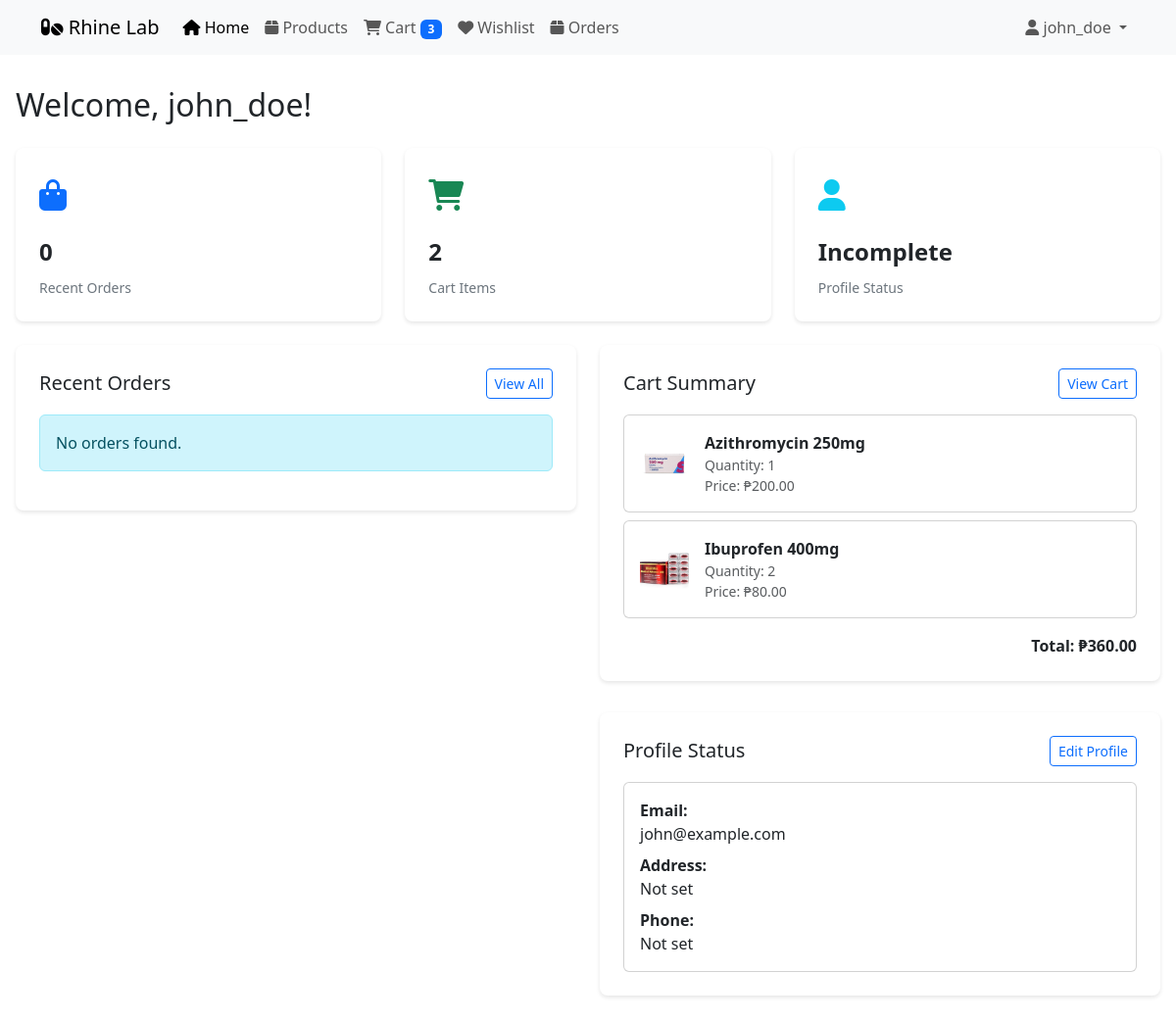
The page /user_dashboard.php (signed in) on the database its author committed.
### tables this page shows
CREATE TABLE `cart` (
  `cart_id` int(11) NOT NULL AUTO_INCREMENT,
  `account_id` int(11) NOT NULL,
  `product_id` int(11) NOT NULL,
  `quantity` int(11) NOT NULL,
  `created_at` timestamp DEFAULT CURRENT_TIMESTAMP,
  PRIMARY KEY (`cart_id`),
  FOREIGN KEY (`account_id`) REFERENCES `accounts`(`account_id`),
  FOREIGN KEY (`product_id`) REFERENCES `products`(`product_id`)
);

CREATE TABLE `products` (
  `product_id` int(11) NOT NULL AUTO_INCREMENT,
  `category_id` int(11) NOT NULL,
  `name` varchar(100) NOT NULL,
  `description` text,
  `price` decimal(10,2) NOT NULL,
  `stock` int(11) NOT NULL DEFAULT 0,
  `image_url` varchar(255),
  `manufacturer` varchar(100),
  `expiry_date` date,
  `created_at` timestamp DEFAULT CURRENT_TIMESTAMP,
  PRIMARY KEY (`product_id`),
  FOREIGN KEY (`category_id`) REFERENCES `categories`(`category_id`)
);

CREATE TABLE `accounts` (
  `account_id` int(11) NOT NULL AUTO_INCREMENT,
  `username` varchar(50) NOT NULL,
  `email` varchar(100) NOT NULL,
  `password` varchar(255) NOT NULL,
  `role` enum('Admin','User') NOT NULL DEFAULT 'User',
  `created_at` timestamp DEFAULT CURRENT_TIMESTAMP,
  PRIMARY KEY (`account_id`),
  UNIQUE KEY `email` (`email`)
);

### user_dashboard.php (the view, shortened to what this page needs)
<?php
require_once("db.php");
$query = "
    SELECT o.*,
           COUNT(oi.order_item_id) as total_items,
           SUM(oi.quantity) as total_quantity
    FROM orders o
    LEFT JOIN order_items oi ON o.order_id = oi.order_id
    WHERE o.account_id = ?
    GROUP BY o.order_id
    ORDER BY o.created_at DESC
    LIMIT 5";
$stmt = $mysqli->prepare($query);
$stmt->bind_param("i", $_SESSION['id']);
$stmt->execute();
$recent_orders = $stmt->get_result()->fetch_all(MYSQLI_ASSOC);
$query = "
    SELECT c.*, p.name, p.price, p.image_url
    FROM cart c
    JOIN products p ON c.product_id = p.product_id
    WHERE c.account_id = ?";
$stmt = $mysqli->prepare($query);
$stmt->bind_param("i", $_SESSION['id']);
$stmt->execute();
$cart_items = $stmt->get_result()->fetch_all(MYSQLI_ASSOC);
$cart_total = 0;
foreach ($cart_items as $item) {
    $cart_total += $item['price'] * $item['quantity'];
}
$query = "
    SELECT a.*, up.address, up.phone
    FROM accounts a
    LEFT JOIN user_profiles up ON a.account_id = up.account_id
    WHERE a.account_id = ?";
$stmt = $mysqli->prepare($query);
$stmt->bind_param("i", $_SESSION['id']);
$stmt->execute();
$user = $stmt->get_result()->fetch_assoc();
?>
<!DOCTYPE html>
<html lang="en">
<head>
    <link href="https://cdn.jsdelivr.net/npm/bootstrap@5.3.0/dist/css/bootstrap.min.css" rel="stylesheet">
    <link rel="stylesheet" href="https://cdnjs.cloudflare.com/ajax/libs/font-awesome/6.0.0/css/all.min.css">
</head>
<body>
    <?php include 'navbar.php'; ?>
    <div class="dashboard-container">
        <h1 class="h2 mb-4">Welcome, <?php echo htmlspecialchars($_SESSION['name']); ?>!</h1>
        <div class="row g-4 mb-4">
            <div class="col-md-4">
                <div class="stat-card">
                    <div class="stat-icon text-primary">
                        <i class="fas fa-shopping-bag"></i>
                    </div>
                    <div class="stat-value"><?php echo count($recent_orders); ?></div>
                    <div class="stat-label">Recent Orders</div>
                </div>
            </div>
            <div class="col-md-4">
                <div class="stat-card">
                    <div class="stat-icon text-success">
                        <i class="fas fa-shopping-cart"></i>
                    </div>
                    <div class="stat-value"><?php echo count($cart_items); ?></div>
                    <div class="stat-label">Cart Items</div>
                </div>
            </div>
            <div class="col-md-4">
                <div class="stat-card">
                    <div class="stat-icon text-info">
                        <i class="fas fa-user"></i>
                    </div>
                    <div class="stat-value"><?php echo $user['address'] ? 'Complete' : 'Incomplete'; ?></div>
                    <div class="stat-label">Profile Status</div>
                </div>
            </div>
        </div>
        <div class="row">
            <div class="col-md-6">
                <div class="dashboard-section">
                    <div class="d-flex justify-content-between align-items-center mb-3">
                        <h3 class="h5 mb-0">Recent Orders</h3>
                        <a href="orders.php" class="btn btn-outline-primary btn-sm">View All</a>
                    </div>
                    <?php if (empty($recent_orders)): ?>
                        <div class="alert alert-info">No orders found.</div>
                    <?php endif; ?>
                </div>
            </div>
            <div class="col-md-6">
                <div class="dashboard-section">
                    <div class="d-flex justify-content-between align-items-center mb-3">
                        <h3 class="h5 mb-0">Cart Summary</h3>
                        <a href="cart.php" class="btn btn-outline-primary btn-sm">View Cart</a>
                    </div>
                    <?php if (empty($cart_items)): ?>
                        <div class="alert alert-info">Your cart is empty.</div>
                    <?php else: ?>
                        <?php foreach ($cart_items as $item): ?>
                            <div class="card mb-2">
                                <div class="card-body">
                                    <div class="d-flex align-items-center">
                                        <img src="<?php echo htmlspecialchars($item['image_url']); ?>"
                                             alt="<?php echo htmlspecialchars($item['name']); ?>"
                                             class="me-3" style="width: 50px; height: 50px; object-fit: cover;">
                                        <div>
                                            <strong><?php echo htmlspecialchars($item['name']); ?></strong>
                                            <div class="text-muted small">
                                                Quantity: <?php echo $item['quantity']; ?><br>
                                                Price: ₱<?php echo number_format($item['price'], 2); ?>
                                            </div>
                                        </div>
                                    </div>
                                </div>
                            </div>
                        <?php endforeach; ?>
                        <div class="mt-3 text-end">
                            <strong>Total: ₱<?php echo number_format($cart_total, 2); ?></strong>
                        </div>
                    <?php endif; ?>
                </div>
                <div class="dashboard-section">
                    <div class="d-flex justify-content-between align-items-center mb-3">
                        <h3 class="h5 mb-0">Profile Status</h3>
                        <a href="profile.php" class="btn btn-outline-primary btn-sm">Edit Profile</a>
                    </div>
                    <div class="card">
                        <div class="card-body">
                            <div class="mb-2">
                                <strong>Email:</strong>
                                <div><?php echo htmlspecialchars($user['email']); ?></div>
                            </div>
                            <div class="mb-2">
                                <strong>Address:</strong>
                                <div><?php echo $user['address'] ? htmlspecialchars($user['address']) : 'Not set'; ?></div>
                            </div>
                            <div>
                                <strong>Phone:</strong>
                                <div><?php echo $user['phone'] ? htmlspecialchars($user['phone']) : 'Not set'; ?></div>
                            </div>
                        </div>
                    </div>
                </div>
            </div>
        </div>
    </div>
</body>
</html>

### user_dashboard.php (style rules this page uses)
.dashboard-container { max-width: 1200px; margin: 2rem auto; padding: 0 1rem; }
.dashboard-section { background: white; border-radius: 8px; padding: 1.5rem; box-shadow: 0 2px 4px rgba(0,0,0,0.1); margin-bottom: 2rem; }
.stat-card { background: white; border-radius: 8px; padding: 1.5rem; box-shadow: 0 2px 4px rgba(0,0,0,0.1); height: 100%; }
.stat-icon { font-size: 2rem; margin-bottom: 1rem; }
.stat-value { font-size: 1.5rem; font-weight: bold; margin-bottom: 0.5rem; }
.stat-label { color: #6c757d; font-size: 0.875rem; }

### rows shown on the page
cart: product.image_url (picture), product.name "Azithromycin 250mg", quantity "1", product.price "200.00"
cart: product.image_url (picture), product.name "Ibuprofen 400mg", quantity "2", product.price "80.00"
accounts: email "john@example.com"

### other values the page prints
$count "3"
$_SESSION['name'] "john_doe"
count($recent_orders) "0"
count($cart_items) "2"
$cart_total "360.00"
